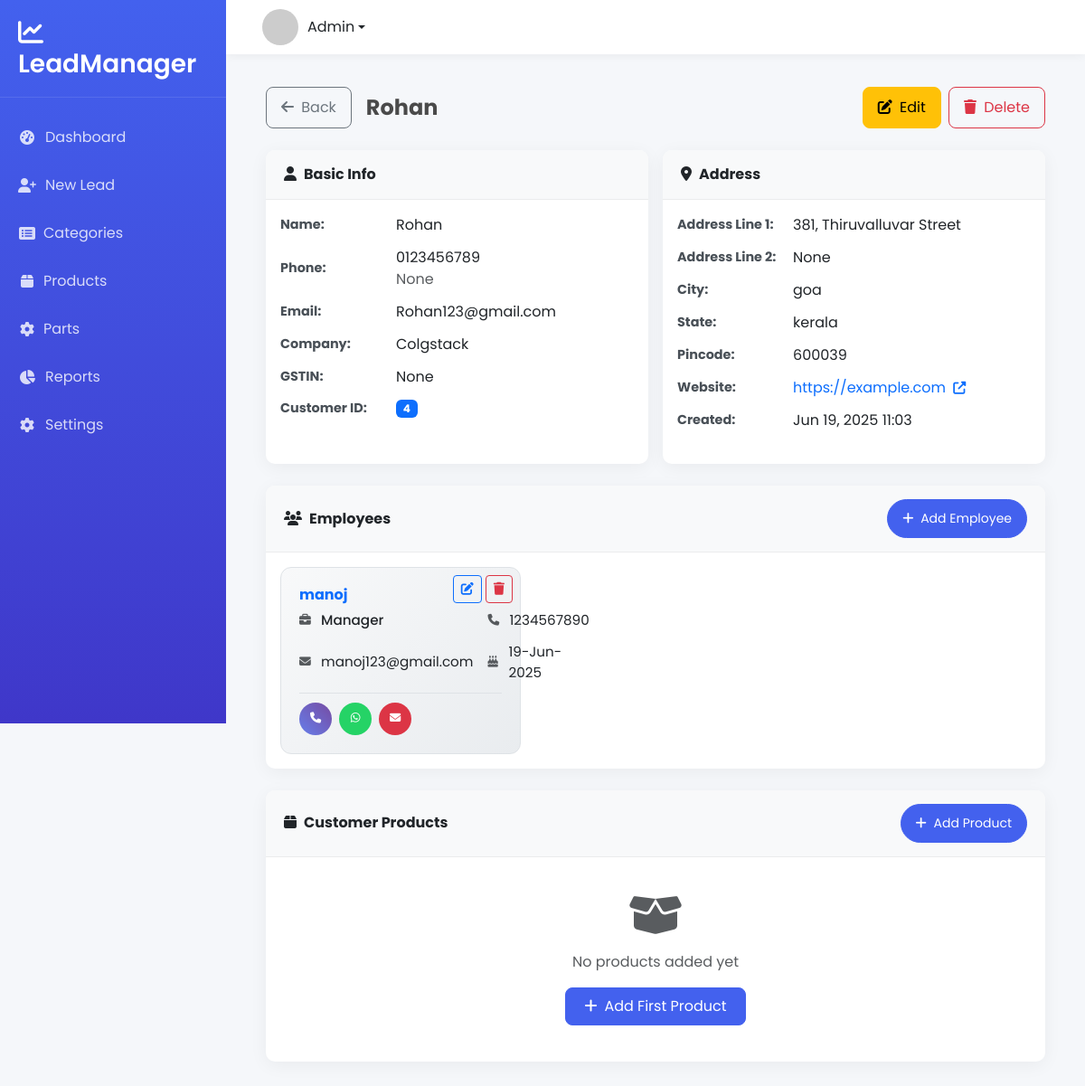
Before: /customers/4/ (signed in) with the older database file.
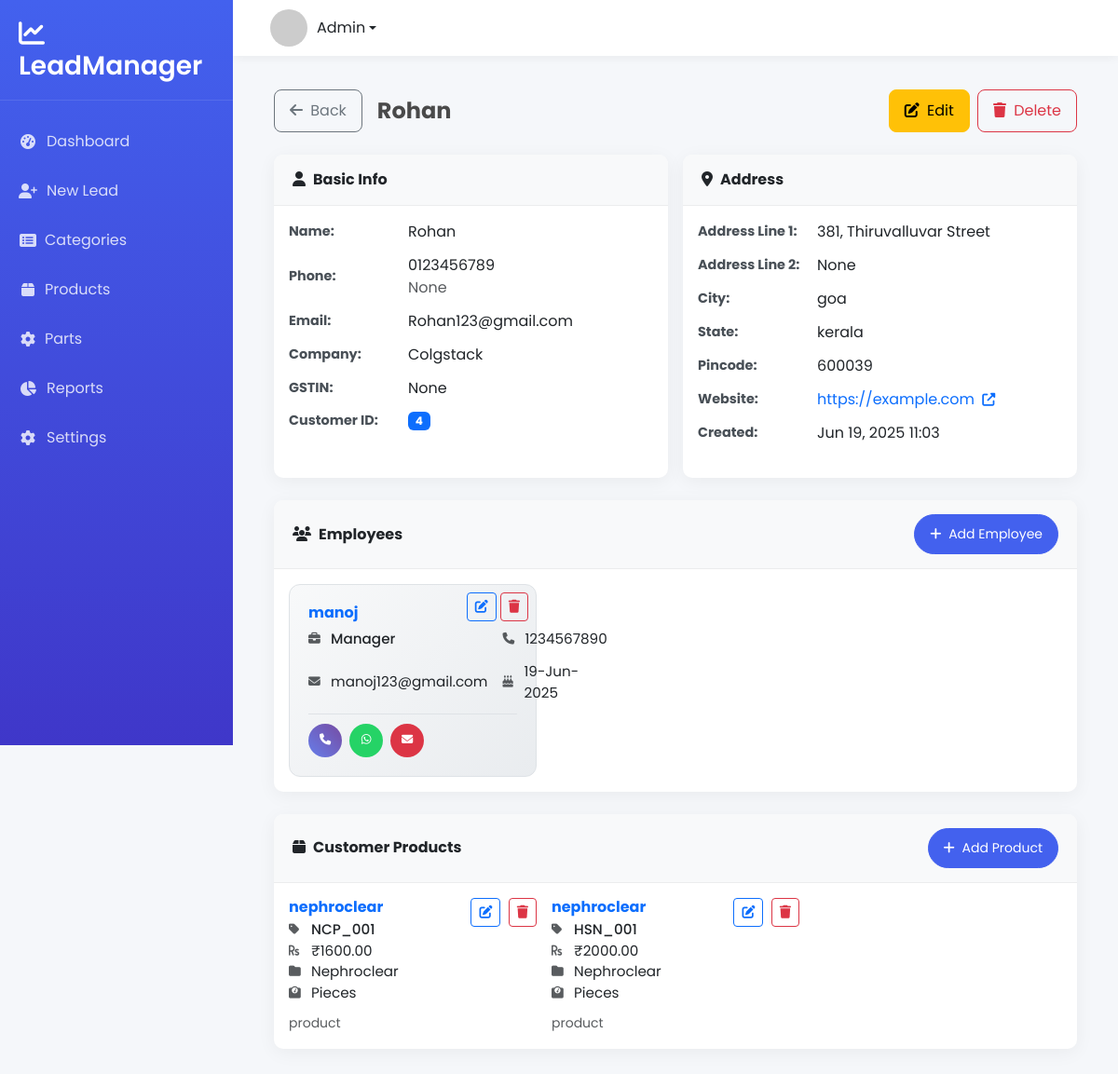
After: the same page with the newer database file.
### leads/models.py (models this page shows, shortened)
class Employee(models.Model):
    POSITION_CHOICES = [
        ('manager', 'Manager'),
        ('developer', 'Developer'),
        ('designer', 'Designer'),
        ('analyst', 'Analyst'),
        ('hr', 'HR'),
        ('sales', 'Sales'),
        ('marketing', 'Marketing'),
        ('finance', 'Finance'),
        ('admin', 'Admin'),
        ('intern', 'Intern'),
    ]
    customer = models.ForeignKey(Customer, on_delete=models.CASCADE, related_name='employees')
    position = models.CharField(max_length=50, choices=POSITION_CHOICES)
    name = models.CharField(max_length=100)
    phone_number = models.CharField(max_length=15)
    email = models.EmailField()
    date_of_birth = models.DateField()
    created_at = models.DateTimeField(auto_now_add=True)
    updated_at = models.DateTimeField(auto_now=True)
    class Meta:
        ordering = ['-created_at']

class CustomerProduct(models.Model):
    UNIT_CHOICES = [
        ('pcs', 'Pieces'),
        ('kg', 'Kilogram'),
        ('ltr', 'Liter'),
        ('box', 'Box'),
        ('nos', 'Numbers'),
        ('mtr', 'Meter'),
        ('sqft', 'Square Feet'),
        ('set', 'Set'),
    ]
    customer = models.ForeignKey(Customer, on_delete=models.CASCADE, related_name='products')
    product_id = models.CharField(max_length=50)
    product_name = models.CharField(max_length=200)
    selling_price = models.DecimalField(max_digits=10, decimal_places=2)
    purchase_price = models.DecimalField(max_digits=10, decimal_places=2, null=True, blank=True)
    tax_percent = models.DecimalField(max_digits=5, decimal_places=2, null=True, blank=True)
    product_unit = models.CharField(max_length=10, choices=UNIT_CHOICES, blank=True)
    hsn_sac = models.CharField(max_length=20, blank=True)
    category = models.ForeignKey('Category', on_delete=models.SET_NULL, null=True, blank=True)
    description = models.TextField(blank=True)
    product_image = models.ImageField(upload_to='customer_products/', blank=True, null=True)
    created_at = models.DateTimeField(auto_now_add=True)
    updated_at = models.DateTimeField(auto_now=True)

class Category(models.Model):
    id = models.CharField(max_length=50, primary_key=True)
    name = models.CharField(max_length=100)
    description = models.TextField(blank=True, null=True)
    image = models.ImageField(upload_to='categories/', blank=True, null=True)
    created_at = models.DateTimeField(auto_now_add=True)
    updated_at = models.DateTimeField(auto_now=True)

### leads/views.py (the view)
# urls.py: path('customers/<int:customer_id>/', views.customer_detail, name='customer_detail'),
@login_required
def customer_detail(request, customer_id):
    customer = get_object_or_404(Customer, id=customer_id)
    employees = customer.employees.all()  # Uses related_name='employees' from Employee model
    customer_products = customer.products.all()  # Assuming you have a CustomerProduct model
    return render(request, 'customer_detail.html', {
        'customer': customer,
        'employees': employees,
        'customer_products': customer_products
    })

### leads/templates/customer_detail.html (shortened to what the changed rows need)
{% extends "base.html" %}
{% block content %}
<div class="container-fluid px-2 px-md-4 py-3">
    <div class="card my-3 my-md-4">
        <div class="card-body">
            {% if employees %}
                <div class="row g-2 g-md-3">
                    {% for employee in employees %}
                    <div class="col-12 col-md-6 col-xl-4">
                        <div class="employee-card">
                            <div class="d-flex justify-content-between align-items-start mb-2">
                                <div class="employee-info flex-grow-1">
                                    <h6 class="mb-1 fw-bold text-primary">{{ employee.name }}</h6>
                                    <div class="employee-details">
                                        <div class="detail-row">
                                            <i class="fas fa-briefcase me-2 text-muted"></i>
                                            <span class="fw-medium">{{ employee.position }}</span>
                                        </div>
                                        <div class="detail-row">
                                            <i class="fas fa-phone me-2 text-muted"></i>
                                            <span>{{ employee.phone_number }}</span>
                                        </div>
                                        {% if employee.email %}
                                        <div class="detail-row">
                                            <i class="fas fa-envelope me-2 text-muted"></i>
                                            <span class="text-truncate">{{ employee.email }}</span>
                                        </div>
                                        {% endif %}
                                        {% if employee.date_of_birth %}
                                        <div class="detail-row">
                                            <i class="fas fa-birthday-cake me-2 text-muted"></i>
                                            <span>{{ employee.date_of_birth|date:"d-M-Y" }}</span>
                                        </div>
                                        {% endif %}
                                    </div>
                                </div>
                                 <div class="employee-actions">
                                    <a href="{% url 'edit_employee' employee.id %}" class="btn btn-sm btn-outline-primary action-btn" title="Edit Employee">
                                        <i class="fas fa-edit"></i>
                                    </a>
                                    <form method="post" action="{% url 'delete_employee' employee.id %}" style="display:inline;">
                                        <button type="submit" class="btn btn-sm btn-outline-danger action-btn" title="Delete Employee"
                                            onclick="return confirm('Are you sure you want to delete employee: {{ employee.name }}?')">
                                            <i class="fas fa-trash"></i>
                                        </button>
                                    </form>
                                </div>
                            </div>
                            <div class="employee-contact-buttons">
                                <button class="btn btn-sm contact-btn call-btn" onclick="callEmployee('{{ employee.phone_number }}')">
                                </button>
                                <button class="btn btn-sm contact-btn whatsapp-btn" onclick="whatsappEmployee('{{ employee.phone_number }}')">
                                </button>
                                {% if employee.email %}
                                <button class="btn btn-sm contact-btn email-btn" onclick="emailEmployee('{{ employee.email }}')">
                                </button>
                                {% endif %}
                            </div>
                        </div>
                    </div>
                    {% endfor %}
                </div>
            {% endif %}
        </div>
    </div>
    <div class="card mb-4 mb-md-5">
        <div class="card-body">
            {% if customer_products %}
                <div class="row g-2 g-md-3">
                    {% for product in customer_products %}
                    <div class="col-12 col-md-6 col-xl-4">
                        <div class="product-card">
                            <div class="d-flex justify-content-between align-items-start mb-2">
                                <div class="product-info flex-grow-1">
                                    <h6 class="mb-1 fw-bold text-primary">{{ product.product_name }}</h6>
                                    <div class="product-details">
                                        <div class="detail-row">
                                            <i class="fas fa-tag me-2 text-muted"></i>
                                            <span class="fw-medium">{{ product.product_id }}</span>
                                        </div>
                                        <div class="detail-row">
                                            <i class="fas fa-rupee-sign me-2 text-muted"></i>
                                            <span>₹{{ product.selling_price }}</span>
                                        </div>
                                        {% if product.category %}
                                        <div class="detail-row">
                                            <i class="fas fa-folder me-2 text-muted"></i>
                                            <span>{{ product.category.name }}</span>
                                        </div>
                                        {% endif %}
                                        {% if product.product_unit %}
                                        <div class="detail-row">
                                            <i class="fas fa-weight me-2 text-muted"></i>
                                            <span>{{ product.get_product_unit_display }}</span>
                                        </div>
                                        {% endif %}
                                    </div>
                                </div>
                                <div class="product-actions">
                                    <button class="btn btn-sm btn-outline-primary me-1" onclick="editProduct('{{ product.id }}')">
                                        <i class="fas fa-edit"></i>
                                    </button>
                                    <button class="btn btn-sm btn-outline-danger" onclick="deleteProduct('{{ product.id }}', '{{ product.product_name }}')">
                                        <i class="fas fa-trash"></i>
                                    </button>
                                </div>
                            </div>
                            {% if product.description %}
                            <div class="product-description">
                                <small class="text-muted">{{ product.description|truncatechars:100 }}</small>
                            </div>
                            {% endif %}
                        </div>
                    </div>
                    {% endfor %}
                </div>
            {% else %}
                <div class="text-center py-4">
                    <i class="fas fa-box-open fa-3x text-muted mb-3"></i>
                    <p class="text-muted mb-3">No products added yet</p>
                    <a href="{% url 'add_customer_product' customer.id %}" class="btn btn-primary">
                        <i class="fas fa-plus me-2"></i>Add First Product
                    </a>
                </div>
            {% endif %}
        </div>
    </div>
</div>
{% endblock %}

Changed rows visible on the page:
added CustomerProduct: product_name "nephroclear", product_id "NCP_001", selling_price "1600.00", category.name "Nephroclear", product_unit "Pieces", description "product"
added CustomerProduct: product_name "nephroclear", product_id "HSN_001", selling_price "2000.00", category.name "Nephroclear", product_unit "Pieces", description "product"
Other visible differences:
text no longer shown: "No products added yet Add First Product"
